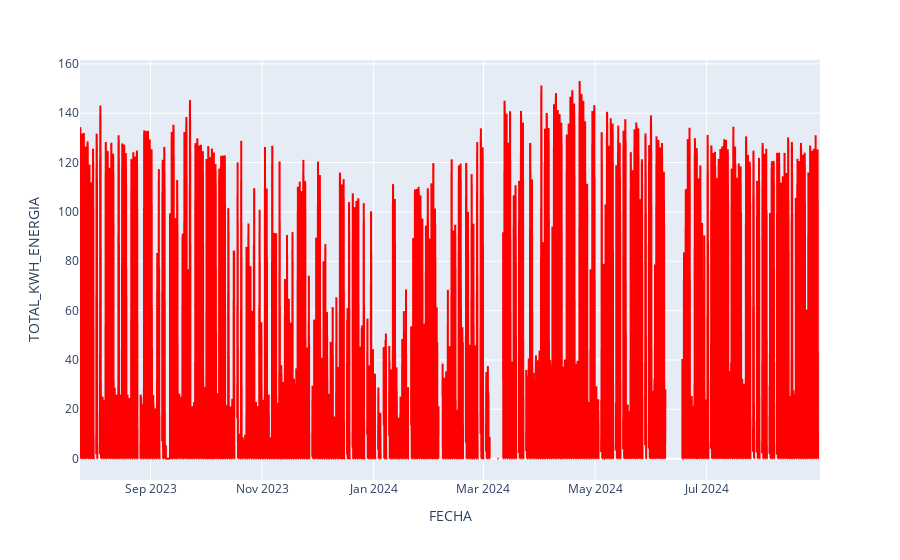

Notebook code cell kept with this figure:
### Code cell
px.line(solar_gen,x='FECHA',y='TOTAL_KWH_ENERGIA', color_discrete_sequence=['red'])

### Figure 1 — Plotly figure (JSON) as saved in the notebook; plotly's stock layout.template omitted (floating-point values rounded to 4 significant figures; data arrays with more than 128 entries replaced by an {"elided": "..."} marker saying what was removed)
{"data": [{"hovertemplate": "FECHA=%{x}<br>TOTAL_KWH_ENERGIA=%{y}<extra></extra>", "legendgroup": "", "line": {"color": "red", "dash": "solid"}, "marker": {"symbol": "circle"}, "mode": "lines", "name": "", "showlegend": false, "type": "scattergl", "x": {"elided": "9708 str values"}, "xaxis": "x", "y": {"elided": "9708 float values"}, "yaxis": "y"}], "layout": {"legend": {"tracegroupgap": 0}, "margin": {"t": 60}, "xaxis": {"anchor": "y", "domain": [0, 1], "title": {"text": "FECHA"}}, "yaxis": {"anchor": "x", "domain": [0, 1], "title": {"text": "TOTAL_KWH_ENERGIA"}}}}
